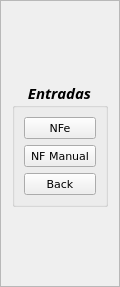
        <widget class="QFrame" name="Entrada_Frame">
         <property name="geometry">
          <rect>
           <x>0</x>
           <y>0</y>
           <width>120</width>
           <height>287</height>
          </rect>
         </property>
         <property name="autoFillBackground">
          <bool>true</bool>
         </property>
         <property name="frameShape">
          <enum>QFrame::StyledPanel</enum>
         </property>
         <property name="frameShadow">
          <enum>QFrame::Raised</enum>
         </property>
         <layout class="QGridLayout" name="gridLayout_12">
          <item row="0" column="0">
           <widget class="QGroupBox" name="EntradasMenu">
            <property name="enabled">
             <bool>true</bool>
            </property>
            <property name="sizePolicy">
             <sizepolicy hsizetype="Fixed" vsizetype="Fixed">
              <horstretch>0</horstretch>
              <verstretch>0</verstretch>
             </sizepolicy>
            </property>
            <property name="minimumSize">
             <size>
              <width>10</width>
              <height>0</height>
             </size>
            </property>
            <property name="sizeIncrement">
             <size>
              <width>0</width>
              <height>0</height>
             </size>
            </property>
            <property name="font">
             <font>
              <family>Sitka Display</family>
              <pointsize>11</pointsize>
              <weight>75</weight>
              <italic>true</italic>
              <bold>true</bold>
              <strikeout>false</strikeout>
              <kerning>true</kerning>
             </font>
            </property>
            <property name="title">
             <string>Entradas</string>
            </property>
            <property name="alignment">
             <set>Qt::AlignCenter</set>
            </property>
            <layout class="QGridLayout" name="gridLayout_13">
             <item row="0" column="0">
              <widget class="QPushButton" name="NFe_Button">
               <property name="font">
                <font>
                 <family>Verdana</family>
                 <pointsize>8</pointsize>
                 <weight>50</weight>
                 <italic>false</italic>
                 <bold>false</bold>
                </font>
               </property>
               <property name="text">
                <string>NFe</string>
               </property>
              </widget>
             </item>
             <item row="3" column="0">
              <widget class="QPushButton" name="EntraBack_Button">
               <property name="font">
                <font>
                 <family>Verdana</family>
                 <pointsize>8</pointsize>
                 <weight>50</weight>
                 <italic>false</italic>
                 <bold>false</bold>
                </font>
               </property>
               <property name="text">
                <string>Back</string>
               </property>
              </widget>
             </item>
             <item row="1" column="0">
              <widget class="QPushButton" name="NF_Button">
               <property name="font">
                <font>
                 <family>Verdana</family>
                 <pointsize>8</pointsize>
                 <weight>50</weight>
                 <italic>false</italic>
                 <bold>false</bold>
                </font>
               </property>
               <property name="text">
                <string>NF Manual</string>
               </property>
              </widget>
             </item>
            </layout>
           </widget>
          </item>
         </layout>
        </widget>
